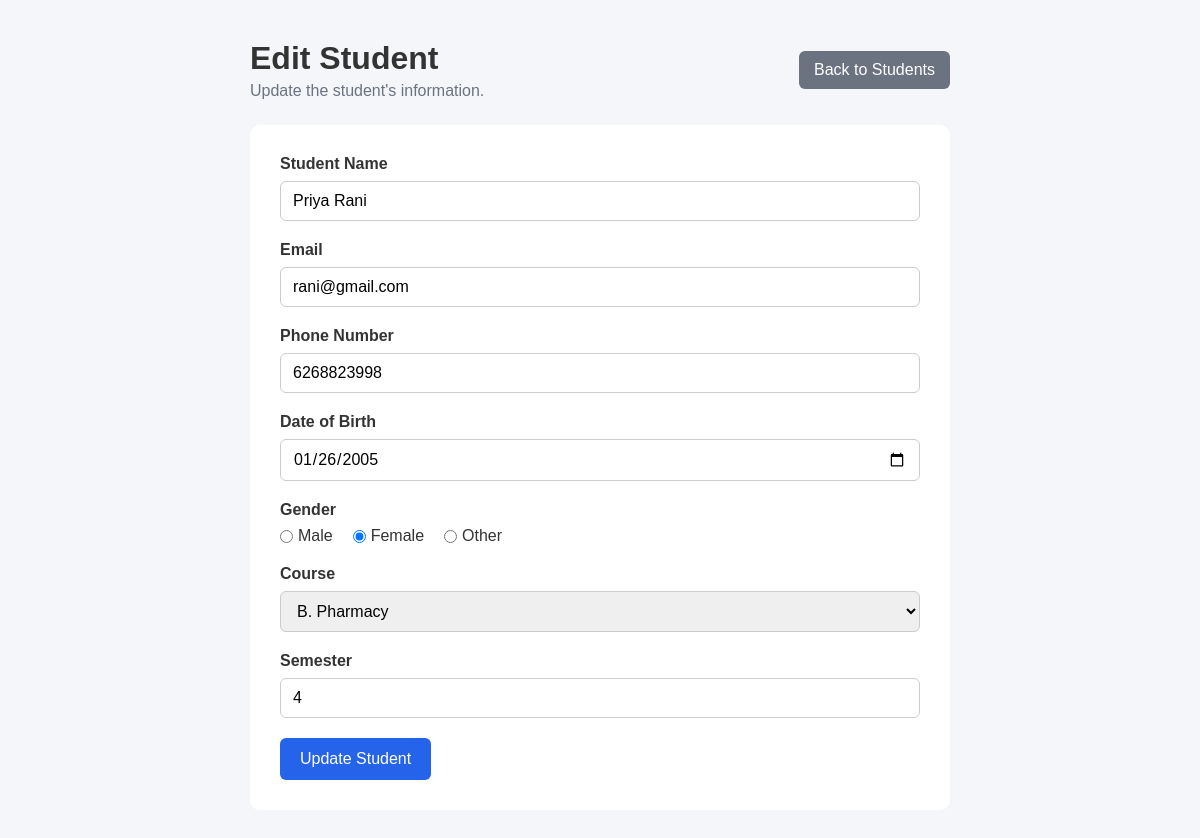
The app's page /edit_student.php?id=4 (signed in) with its own data.
### tables this page shows
CREATE TABLE `students` (
  `ID` int(11) NOT NULL,
  `Name` varchar(100) NOT NULL,
  `Email` varchar(100) NOT NULL,
  `Phone` varchar(15) DEFAULT NULL,
  `dob` date NOT NULL,
  `Course` varchar(50) NOT NULL,
  `Semester` int(2) DEFAULT NULL,
  `gender` varchar(10) NOT NULL,
  `created_at` timestamp NOT NULL DEFAULT current_timestamp()
);

### edit_student.php (the view, shortened to what this page needs)
<?php
require_once "config/database.php";
$id = (int) $_GET['id'];
$sql = "SELECT * FROM students WHERE ID = ?";
$stmt = mysqli_prepare($conn, $sql);
mysqli_stmt_bind_param($stmt, "i", $id);
mysqli_stmt_execute($stmt);
$result = mysqli_stmt_get_result($stmt);
$student = mysqli_fetch_assoc($result);
?>
<!DOCTYPE html>
<html lang="en">
<head>
    <link rel="stylesheet" href="css/style.css">
</head>
<body>
    <div class="form-container">
        <div class="form-header">
            <div>
                <h1>Edit Student</h1>
                <p>Update the student's information.</p>
            </div>
            <a href="students.php" class="back-btn">
                Back to Students
            </a>
        </div>
        <form action="" method="POST" class="student-form">
            <div class="form-group">
                <label for="name">Student Name</label>
                <input type="text"
                    name="name"
                    id="name"
                    value="<?php echo htmlspecialchars($student['Name']); ?>"
                    required>
            </div>
            <div class="form-group">
                <label for="email">Email</label>
                <input type="email"
                    name="email"
                    id="email"
                    value="<?php echo htmlspecialchars($student['Email']); ?>"
                    required>
            </div>
            <div class="form-group">
                <label for="phone">Phone Number</label>
                <input type="tel"
                    name="phone"
                    id="phone"
                    value="<?php echo htmlspecialchars($student['Phone']); ?>"
                    maxlength="10"
                    pattern="[0-9]{10}"
                    required>
            </div>
            <div class="form-group">
                <label for="dob">Date of Birth</label>
                <input type="date"
                    name="dob"
                    id="dob"
                    value="<?php echo htmlspecialchars($student['dob']); ?>"
                    required>
            </div>
            <div class="form-group">
                <label>Gender</label>
                <div class="radio-group">
                    <label>
                        <input type="radio"
                            name="gender"
                            value="Male"
                            <?php if ($student['gender'] == 'Male') echo 'checked'; ?>>
                        Male
                    </label>
                    <label>
                        <input type="radio"
                            name="gender"
                            value="Female"
                            <?php if ($student['gender'] == 'Female') echo 'checked'; ?>>
                        Female
                    </label>
                    <label>
                        <input type="radio"
                            name="gender"
                            value="Other"
                            <?php if ($student['gender'] == 'Other') echo 'checked'; ?>>
                        Other
                    </label>
                </div>
            </div>
            <div class="form-group">
                <label for="course">Course</label>
                <select name="course" id="course" required>
                    <option value="Pharmacy"
                        <?php if ($student['Course'] == 'Pharmacy') echo 'selected'; ?>>
                        B. Pharmacy
                    </option>
                </select>
            </div>
            <div class="form-group">
                <label for="semester">Semester</label>
                <input type="number"
                    name="semester"
                    id="semester"
                    min="1"
                    max="10"
                    value="<?php echo htmlspecialchars($student['Semester']); ?>"
                    required>
            </div>
            <button type="submit" name="update" class="submit-btn">
                Update Student
            </button>
        </form>
    </div>
</body>
</html>

### css/style.css (style rules this page uses)
* { margin: 0; padding: 0; box-sizing: border-box; font-family: Arial, sans-serif; }
body { background-color: #f4f6f9; color: #333; }
a { text-decoration: none; }
h1, h2, h3 { margin-top: 0; }
.form-container { width: 90%; max-width: 700px; margin: 40px auto; }
.form-header { display: flex; justify-content: space-between; align-items: center; margin-bottom: 25px; }
.form-header p { margin-top: 5px; color: #6b7280; }
.back-btn { background-color: #6b7280; color: white; padding: 10px 15px; border-radius: 6px; }
.student-form { background-color: white; padding: 30px; border-radius: 10px; }
.form-group { margin-bottom: 20px; }
.form-group > label { display: block; margin-bottom: 8px; font-weight: bold; }
.form-group input[type="text"], .form-group input[type="email"], .form-group input[type="tel"], .form-group input[type="date"], .form-group input[type="number"], .form-group select { width: 100%; padding: 10px 12px; border: 1px solid #ccc; border-radius: 6px; font-size: 16px; }
.radio-group { display: flex; gap: 20px; }
.radio-group label { display: flex; align-items: center; gap: 5px; font-weight: normal; }
.submit-btn { background-color: #2563eb; color: white; border: none; padding: 12px 20px; border-radius: 6px; font-size: 16px; cursor: pointer; }

### records on screen
students: name "Priya Rani", email "rani@gmail.com", phone "6268823998", dob "01/26/2005", gender "☐ Male", gender "☑ Female", gender "☐ Other", course "B. Pharmacy", semester "4"
